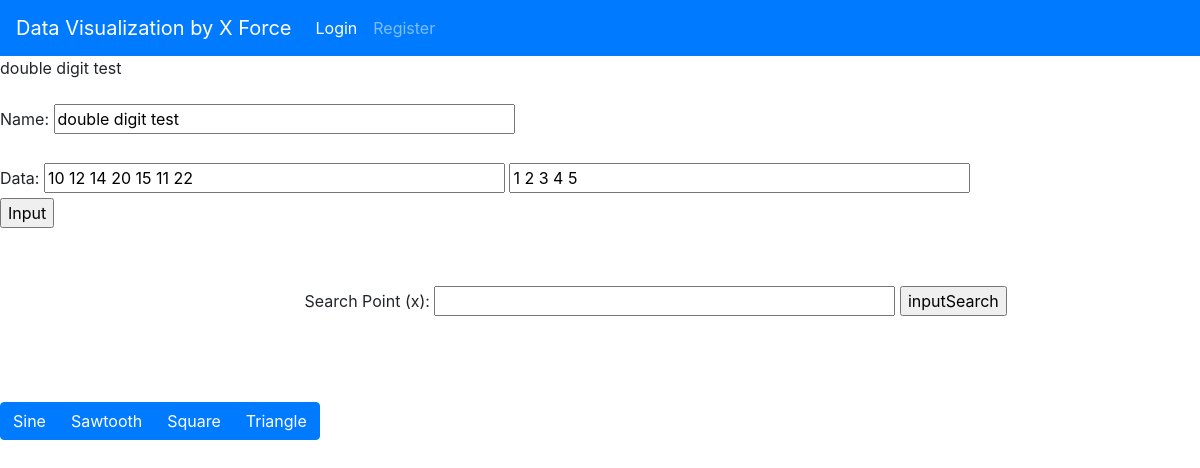
/graph/data/2/, run on the app's committed database.
### graph/models.py (models this page shows, shortened)
class dataO(models.Model):
    title = models.CharField(max_length = 100)
    xaxis = models.TextField()
    yaxis = models.TextField(default = "")
    author = models.ForeignKey(User, on_delete=models.CASCADE)

### graph/views.py (the view)
# urls.py: path('data/<int:pk>/', DataDetailView.as_view(), name= 'graph-detail'),
class DataDetailView(DetailView):
    model = dataO

### graph/templates/graph/dataO_detail.html (shortened to what this page needs)
{% extends "graph/base.html" %}
{% load static %}
{% block content %}
<link rel="stylesheet" href="{% static 'graph/d3/default.css' %}">
<body>
		  {{ object.title }}
	<div class="button-holder">
		<br>
			<label>Name: </label>
	    <input size="40" type="text" id="name" value = "{{object.title}}"><br><br>
	    <label>Data: </label>
	    <input size="40" type="text" id="inputArrayX" value = "{{object.xaxis}}">
	    <input size="40" type="text" id="inputArrayY" value="{{object.yaxis}}">
	</div>
	<div class="lineButtons">
	<input name="inputButton" type="button" value="Input"
		   onclick="parse()" id="submit" />
  </div>
	<svg></svg>
	<label>Search Point (x): </label>
  <input size="40" type="text" id="xSearch">
  <input name="inputSearch" type="button" value="inputSearch" onclick="searchPoint()"/>
  <br><br>
	<div class="btn-group">
      <button type="button" onclick="setSine()" class="btn btn-primary">Sine</button>
      <button type="button" onclick="setSaw()" class="btn btn-primary">Sawtooth</button>
      <button type="button" onclick="setSquare()" class="btn btn-primary">Square</button>
      <button type="button" onclick="setTriangle()" class="btn btn-primary">Triangle</button>
  </div>
</body>
{% endblock content %}

### data on the page
dataO: title "double digit test", xaxis "10 12 14 20 15 11 22", yaxis "1 2 3 4 5"
